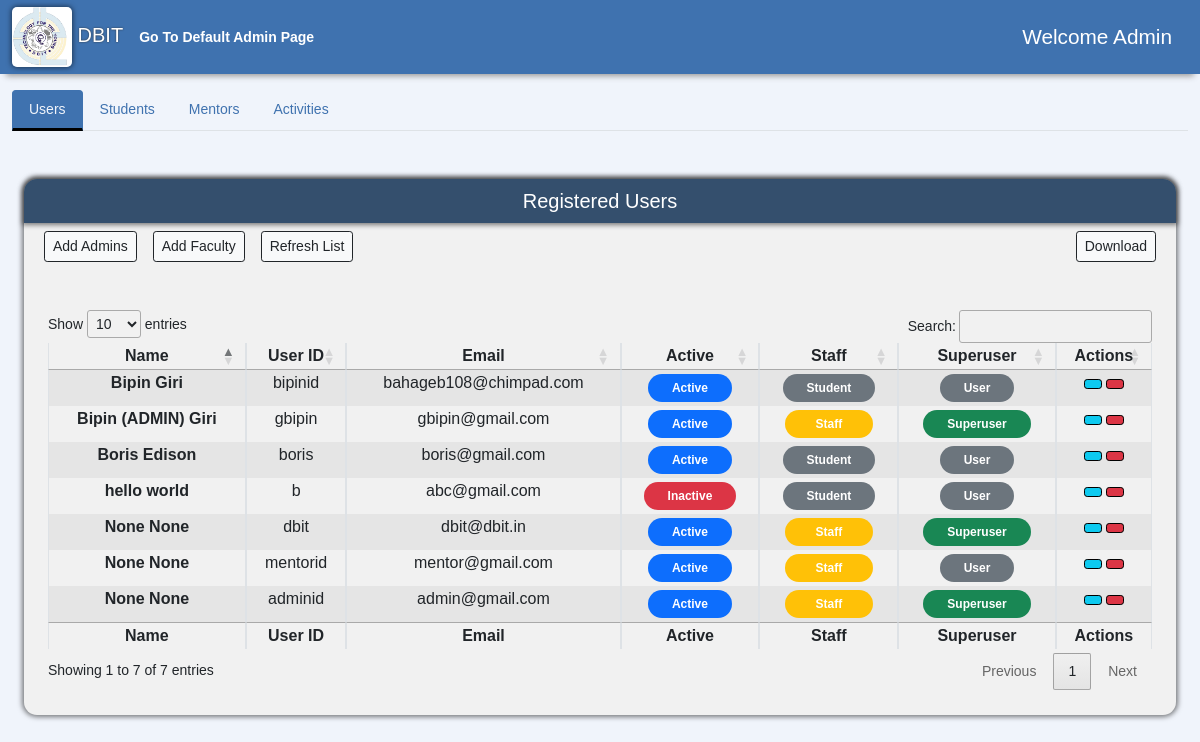
The app's page /AdminPage/ (signed in), older data.
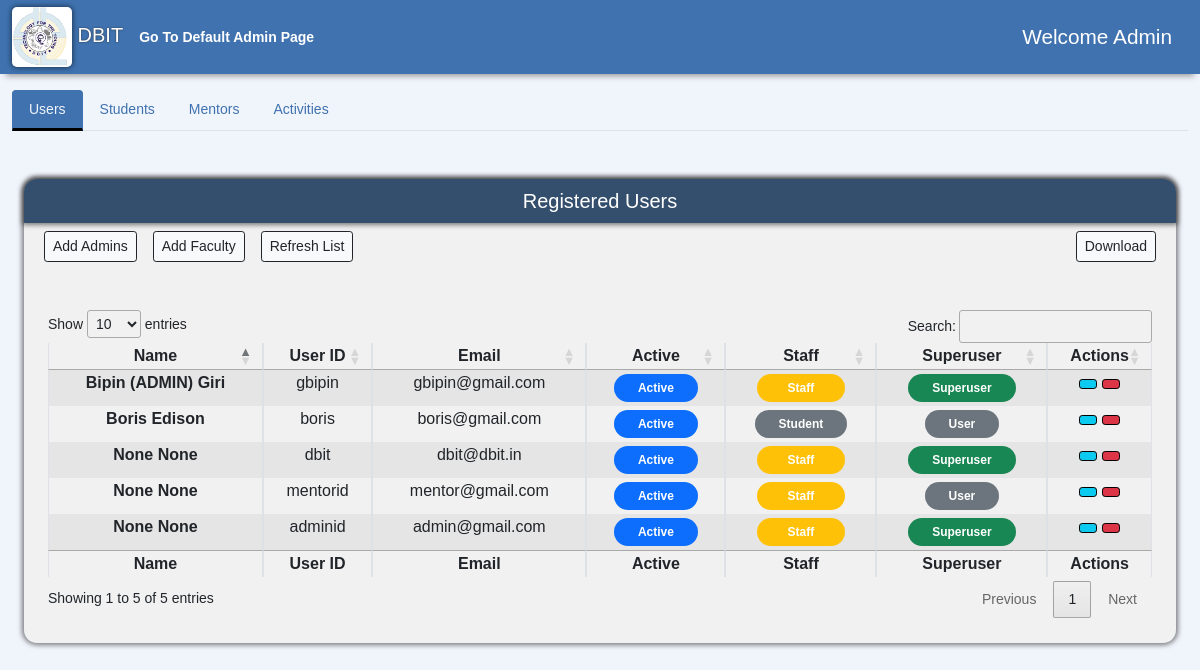
The same page, newer data.
### accounts/models.py (models this page shows, shortened)
class User(AbstractUser):
    usr_id = models.CharField(max_length=50, unique=True)
    username = None
    email = models.EmailField(max_length=255, unique=True)
    created_on = models.DateTimeField(auto_now_add=True)
    is_active = models.BooleanField(default=True)
    is_staff = models.BooleanField(default=False)
    is_superuser = models.BooleanField(default=False)
    first_name = models.CharField(max_length=50, null=True)
    last_name = models.CharField(max_length=50, null=True)
    middle_name = models.CharField(max_length=50, null=True)
    phone = models.CharField(max_length=10, null=True, blank=True)
    profile_img = models.ImageField(
        default='logo.png', null=True, blank=True, upload_to='images/')
    USERNAME_FIELD = 'email'
    REQUIRED_FIELDS = ['usr_id', ]
    objects = CustomUserManager()

### AdminPage/views.py (the view)
# urls.py: path('', views.Adminpage, name= 'admin'),
@login_required(login_url='Login')
def Adminpage(request):
    if request.user.is_superuser:
        users = User.objects.all()
        context = {'users': users}
        return render(request,'AdminPage/admin-user.html',context)
    else:
        return HttpResponse("You are not authorized to view this page")

### AdminPage/templates/AdminPage/admin-user.html (shortened to what this page needs)
{% extends "admin.html" %}
{% load static %}
{% block userTabButton %}
<button class="nav-link active" id="nav-users-tab" data-bs-toggle="tab" data-bs-target="#nav-users" type="button" role="tab" aria-controls="nav-users-tab" aria-selected="true">
    Users
</button>
{% endblock %}
{% block userTabContent %}
<div class="tab-pane fade show active" id="nav-users" role="tabpanel" aria-labelledby="nav-users-tab">
    <div class="container-fluid mb-5">
        <div class="sidebar flex-shrink-0 dashboard-navigation">
            <div class="sidebar-heading d-flex align-items-center justify-content-center">
                <h5>Registered Users</h5>
            </div>
            <div class="container-fluid" style="overflow-x: auto;">
                <div class="d-flex bd-highlight mb-3">
                    <div class="p-2 bd-highlight">
                        <button type="button" onclick="window.location.href = '{% url 'AdminRegister'  %}';" class="btn btn-light meetings-btn ms-auto btn-sm btn-outline-dark" data-bs-toggle="modal" data-bs-target="#staticBackdrop">
                            Add Admins
                        </button>
                    </div>
                    <div class="p-2 bd-highlight">
                        <button type="button" onclick="window.location.href = '{% url 'FacultyRegister'  %}';" class="btn btn-light meetings-btn ms-auto btn-sm btn-outline-dark" data-bs-toggle="modal" data-bs-target="#staticBackdrop">
                            Add Faculty
                        </button>
                    </div>
                    <div class="p-2 bd-highlight">
                        <button type="button" onClick="window.location.reload()" class="btn btn-light  btn-sm btn-outline-dark" type="button" id="dropdownMenuButton1" data-bs-toggle="dropdown" aria-expanded="false">
                            Refresh List
                        </button>
                    </div>
                    <div class="ms-auto p-2 bd-highlight">
                        <button type="button" onclick="window.location.href = '{% url 'Edit'  %}';" class="btn btn-light meetings-btn ms-auto btn-sm btn-outline-dark" data-bs-toggle="modal" data-bs-target="#staticBackdrop">
                            Download
                        </button>
                    </div>
                </div>
            </div>
            <div class="table-div m-4 mt-4 mb-4">
                <table class="table table-striped table-bordered" style="widows: 100%;" id="user-table">
                    <thead>
                        <tr>
                            <th scope="col" class="px-2 py-1 text-center">Name</th>
                            <th scope="col" class="px-2 py-1 text-center">User ID</th>
                            <th scope="col" class="px-2 py-1 text-center">Email</th>
                            <th scope="col" class="px-2 py-1 text-center">Active</th>
                            <th scope="col" class="px-2 py-1 text-center">Staff</th>
                            <th scope="col" class="px-2 py-1 text-center">Superuser</th>
                            <th scope="col" class="px-2 py-1 text-center">Actions</th>
                        </tr>
                    </thead>
                    <tbody>
                        {% for user in users %}
                        <tr>
                            <th scope="row" class="px-2 py-1 text-center">{{user.first_name}} {{ user.last_name}}</th>
                            <td class="px-2 py-1 text-center">{{user.usr_id}}</td>
                            <td class="px-2 py-1 text-center">{{user.email}}</td>
                            <td class="px-2 py-1 text-center">
                                {% if user.is_active %}
                                <span class="badge bg-primary rounded-pill px-4 py-2">Active</span> {% else %}
                                <span class="badge bg-danger rounded-pill px-4 py-2">Inactive</span> {% endif %}
                          </td>
                            <td class="px-2 py-1 text-center">
                                {% if user.is_staff %}
                                <span class="badge bg-warning rounded-pill px-4 py-2">&nbsp Staff &nbsp</span> {% else %}
                                <span class="badge bg-secondary rounded-pill px-4 py-2">Student</span> {% endif %}
                            </td>
                            <td class="px-2 py-1 text-center">
                                {% if user.is_superuser %}
                                <span class="badge bg-success rounded-pill px-4 py-2">Superuser</span> {% else %}
                                <span class="badge bg-secondary rounded-pill px-4 py-2">User</span> {% endif %}
                            </td>
                            <td class="px-2 py-1 text-center" >
                                <button type="button" class="btn btn-info ms-auto btn-sm" style="border-color: black" {% if user.is_superuser %} onClick="window.location.reload()" {% else %} onClick="window.location.href='{% url 'update-user' user.usr_id %}'" {% endif %}>
                                </button>
                                <form action="{% url 'delete-user' user.id %}" class="mb-0" style="display: inline-block" method='POST'>
                                    <button type="submit" class="btn btn-danger ms-auto btn-sm" style="border-color: black" onClick="return confirm('Are you sure Do you want to delete this user/account ?');">
                                    </button>
                                </form>
                            </td>
                        </tr>
                        {% endfor %}
                    </tbody>
                    <tfoot>
                        <tr>
                            <th scope="col" class="px-2 py-1 text-center">Name</th>
                            <th scope="col" class="px-2 py-1 text-center">User ID</th>
                            <th scope="col" class="px-2 py-1 text-center">Email</th>
                            <th scope="col" class="px-2 py-1 text-center">Active</th>
                            <th scope="col" class="px-2 py-1 text-center">Staff</th>
                            <th scope="col" class="px-2 py-1 text-center">Superuser</th>
                            <th scope="col" class="px-2 py-1 text-center">Actions</th>
                        </tr>
                    </tfoot>
                </table>
            </div>
        </div>
    </div>
</div>
{% endblock %}

### templates/admin.html (shortened to what this page needs)
{% load static %}
<html lang="en">
<head>
    <link href="https://cdn.jsdelivr.net/npm/bootstrap@5.1.3/dist/css/bootstrap.min.css" rel="stylesheet">
    <link rel="stylesheet" type="text/css" href="https://cdn.datatables.net/1.12.1/css/jquery.dataTables.css">
    <link href="{% static 'vendor/bootstrap/bootstrap.min.css' %}" rel="stylesheet">
    <link rel="stylesheet" href="{% static 'css/navbar.css' %}">
    <link rel="stylesheet" href="{% static 'css/admin.css' %}">
    <link rel="stylesheet" href="{% static 'css/edit.css' %}">
</head>
<body>
    <nav class="navbar navbar-main sticky-top navbar-expand-lg">
        <div class="container-fluid">
            <a class="navbar-brand" href="#">
                <img src="{% static 'content/logo.png' %}" class="image2" alt="" >
                DBIT
            </a>
            <a href='/../def_admin-Page-django/' <span><strong> Go To Default Admin Page </strong></span></a>
            <div class="collapse navbar-collapse" id="navbar-content">
                <div class="ms-auto admin-greeting">
                    Welcome  Admin
                </div>
            </div>
        </div>
    </nav>
    <div class="container-fluid">
        <nav class="">
            <div class="nav nav-tabs mt-3" id="nav-tab" role="tablist">
                {% block userTabButton %}{% endblock %}
                {% block studentTabButton %}
                <button class="nav-link" id="nav-students-tab" onclick="window.location.href = '{% url 'admin-student' %}';" data-bs-toggle="tab" data-bs-target="#nav-students" type="button" role="tab" aria-controls="nav-students-tab" aria-selected="false">
                    Students
                </button>
                {% endblock %}
                {% block mentorTabButton %}
                <button class="nav-link" id="nav-mentors-tab" onclick="window.location.href = '{% url 'admin-mentor' %}';" data-bs-toggle="tab" data-bs-target="#nav-mentors" type="button" role="tab" aria-controls="nav-mentors-tab" aria-selected="false">
                    Mentors
                </button>
                {% endblock %}
                {% block activitiesTabButton %}
                <button class="nav-link" id="nav-activities-tab" onclick="window.location.href = '{% url 'admin-activity' %}';" data-bs-toggle="tab" data-bs-target="#nav-activities" type="button" role="tab" aria-controls="nav-activities" aria-selected="false">
                    Activities
                </button>
                {% endblock %}
            </div>
        </nav>
        <div class="tab-content mt-5" id="nav-tabContent">
            {% block userTabContent %}
            {% endblock %}
        </div>
    </div>
</body>
</html>

### MPT/static/css/navbar.css (style rules this page uses)
.navbar-main { background-color: var(--navbar-bg); -webkit-box-shadow: 0 8px 6px -6px #999; -moz-box-shadow: 0 8px 6px -6px #999; box-shadow: 0 8px 6px -6px #999; padding: 2px 0; }
.navbar-brand { text-shadow: 0 0 2px #333 !important; }

### MPT/static/css/admin.css (style rules this page uses)
.admin-greeting { font-size: 1.3rem; color: var(--text-component); }
.nav-link { color: var(--navbar-bg); text-decoration: none; transition: color 0.3s ease; }
.nav-tabs .nav-item.show .nav-link, .nav-tabs .nav-link.active { color: var(--body-bg); background-color: var(--navbar-bg); border-color: var(--navbar-bg) var(--navbar-bg) var(--text-body); }
.nav-tabs .nav-link { border-bottom: 3px solid transparent; }
.sidebar-heading { height: 5.5vh; background-color: #344F6D; color: white; border-radius: 13px 13px 0 0; box-shadow: 0 0 5px 2px rgba(0, 0, 0, 0.5); }
.sidebar { background-color: #F1F1F1; border-radius: 13px; box-shadow: 0 0 5px 2px rgba(0, 0, 0, 0.5); margin: 10px 0; margin-top: 5.5vh; padding-bottom: 1px; }
.table-div { overflow-x: auto; }

### MPT/static/css/global.css (style rules this page uses)
:root { --nord-0: #2e3440; --nord-1: #3b4252; --nord-2: #434c5e; --nord-3: #4c566a; --nord-4: #d8dee9; --nord-5: #e5e9f0; --nord-6: #eceff4; --nord-7: #8fbcbb; --nord-8: #88c0d0; --nord-9: #81a1c1; --nord-10: #5e81ac; --nord-11: #bf616a; --nord-12: #d08770; --nord-13: #ebcb8b; --nord-14: #a3be8c; --nord-15: #b48ead; --body-bg: #F0F4FB; --navbar-bg: #3F72AF; --btn-bg: #112D4E; --content-bg: #DBE2EF; --text-component: #FFFFFF; --text-body: #000000; }
body { background-color: var(--body-bg); font-size: .875rem; font-family: Arial, Helvetica, sans-serif; overflow-x: hidden; }
a { color: var(--text-component); text-decoration: none; transition: color 0.3s ease; }
h5 { margin-bottom: 0; }
.image2 { width: 60px; height: 60px; border-radius: 5px; box-shadow: 0 0 5px 1px rgba(0, 0, 0, 0.5) !important; }

Row changes from the older to the newer data that the page shows:
removed User: first_name "Bipin", last_name "Giri", usr_id "bipinid", email "bahageb108@chimpad.com", is_active "Active", is_staff "Student", is_superuser "User"
removed User: first_name "hello", last_name "world", usr_id "b", email "abc@gmail.com", is_active "Inactive", is_staff "Student", is_superuser "User"
Text that changed along with them:
text written by a page script: "Show entries Search: Showing 1 to 7 of 7 entries Previous 1 Next" → "Show entries Search: Showing 1 to 5 of 5 entries Previous 1 Next"
